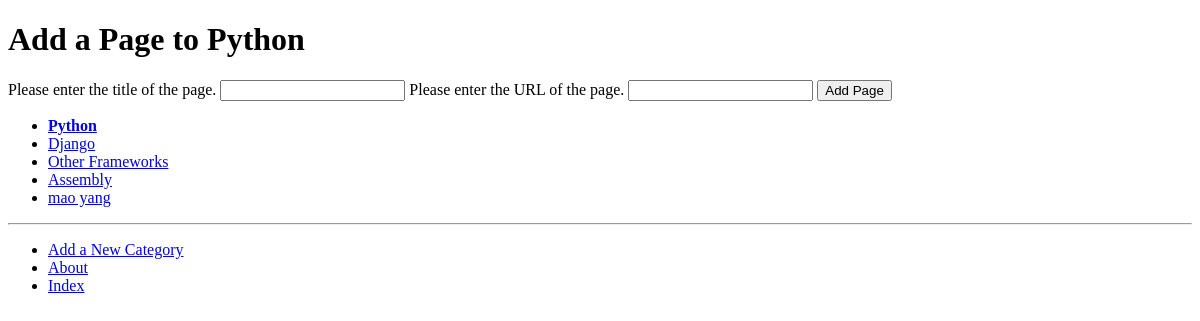
The page /rango/category/python/add_page/ on the database as committed earlier.
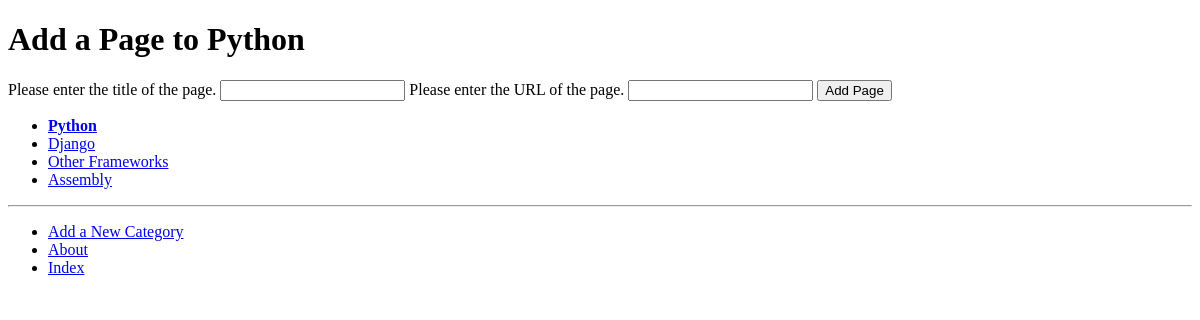
The same page on the database as committed later.
### rango/models.py (models this page shows, shortened)
class Category(models.Model):
    name = models.CharField(max_length=CATEGORY_NAME_LENGTH, unique=True)
    views = models.IntegerField(default=0)
    likes = models.IntegerField(default=0)
    slug = models.SlugField(unique=True)
    class Meta:
        verbose_name_plural = 'Categories'

### rango/views.py (the view, shortened to what this page needs)
# urls.py: path('category/<slug:category_name_slug>/add_page/', views.add_Page, name='add_page'),
def add_Page(request, category_name_slug):
    try:
        category = Category.objects.get(slug=category_name_slug)
    except Category.DoesNotExist:
        category = None
    if category is None:
        return redirect('/rango/')
    form = PageForm()
    context_dict = {'form': form, 'category': category}
    return render(request, 'rango/add_page.html', context=context_dict)

### rango/forms.py (shortened to what this page needs)
class PageForm(forms.ModelForm):
    title = forms.CharField(max_length=PAGE_FORM_TITLE_LENGTH,
                            help_text="Please enter the title of the page.")
    url = forms.URLField(max_length=PAGE_FORM_URL_LENGTH,
                         help_text="Please enter the URL of the page.")
    views = forms.IntegerField(widget=forms.HiddenInput(), initial=0)
    class Meta:
        model = Page
        exclude = ('category',)

### rango/templatetags/rango_template_tags.py (called while the page is built)
@register.inclusion_tag('rango/categories.html')
def get_category_list(current_category=None):
    return {'categories': Category.objects.all(),
            'current_category':current_category}

### templates/rango/add_page.html (shortened to what this page needs)
{% extends 'rango/base.html' %}
{% load staticfiles %}
{% block body_block %}
<h1>Add a Page to {{ category.name }}</h1>
<div>
    <form id="add_page_form" method="post" action="{% url 'rango:add_page' category.slug %}">
        {% for field in form.visible_fields %}
            {{ field.help_text }}
            {{ field }}
        {% endfor %}
        <input type="submit" name="submit" value="Add Page" />
    </form>
</div>
{% endblock %}

### templates/rango/categories.html (shortened to what this page needs)
<ul>
    {% if categories %}
        {% for c in categories %}
           {% if c == current_category %}
            <li>
                <strong>
                    <a href="{% url 'rango:show_category' c.slug %">{{ c.name }}</a>
                </strong>
            </li>
            <li>
                <a href="{% url 'rango:show_category' c.slug %">{{ c.name }}</a>
            </li>
        {% endfor %}
    {% else %}
        <li><strong>There are no categories present.</strong></li>
    {% endif %}
</ul>

Rows that differ between the two databases and show on the page:
removed Category: name "mao yang"
